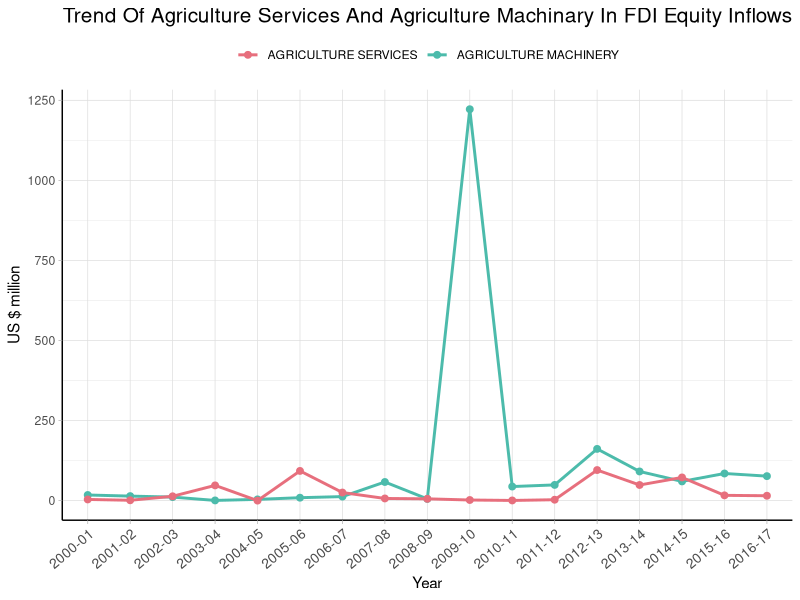

Here is the R script that generated this plot:
library(tidyverse)
library(ggplot2)
trace(grDevices:::png, quote({
  if (missing(type) && missing(antialias)) {
    type <- "cairo-png"
    antialias <- "subpixel"
  }
}), print = FALSE)
read_csv("fdi.csv") %>% t() %>% data.frame()->df
colnames(df) = df[1, ] 
df = df[-1, ]
df<-df %>% rownames_to_column(var="Year")

df %>% select("Year","AGRICULTURE SERVICES","AGRICULTURAL MACHINERY") %>% 
  rename("ag_ser" = "AGRICULTURE SERVICES","ag_mac" = "AGRICULTURAL MACHINERY") %>% 
  mutate(ag_ser = as.double(ag_ser)) %>% 
  mutate(ag_mac = as.double(ag_mac)) ->df

ggplot(df,aes(x=Year, group=1))+
  geom_line(size=1,aes(y=ag_ser,color="#4cbbab"))+
  geom_point(size=2,aes(y=ag_ser,color="#4cbbab"))+
  geom_line(size=1,aes(y=ag_mac,color="#e76f7d"))+
  geom_point(size=2,aes(y=ag_mac,color="#e76f7d"))+
  ggtitle("Trend Of Agriculture Services And Agriculture Machinary In FDI Equity Inflows")+
  theme_linedraw()+
  theme_light()+
  theme(plot.title = element_text(hjust = 0.5,size = 15),
        panel.border = element_blank())+
  theme(axis.line = element_line(color = 'black'))+
  theme(axis.text.x = element_text(angle = 40,hjust = 1,size = 10))+
  theme(legend.position = "top",legend.title = element_blank())+
  guides(fill = guide_legend(override.aes = list(shape = 22)),
         color = guide_legend(reverse = TRUE))+
  labs(y="US $ million")+
  scale_colour_manual(name = 'sector', 
                      values =c('#4cbbab'='#4cbbab','#e76f7d'='#e76f7d'), 
                      labels = c('AGRICULTURE MACHINERY','AGRICULTURE SERVICES'))

